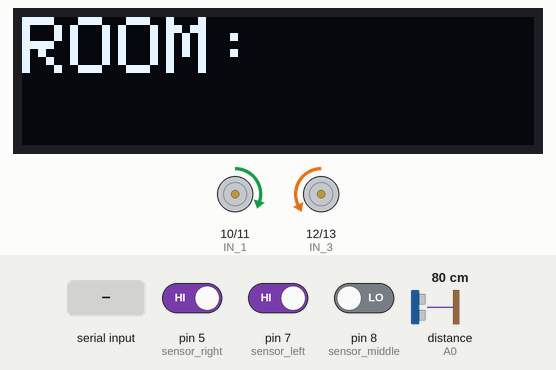
This sketch was run on a simulated Arduino Uno, built with avr-gcc and run on an emulated ATmega328P. On the bench: 128×32 one-colour display, motor-driver pin pairs drawn as motors (green arrow = first pin HIGH = forward, orange = second pin HIGH = backward, longer = more drive, scaled by the enable pin). Wiring (inferred from the names in the program): ultrasonic range finder: trigger A1; echo A0. The test bench sets the inputs (shaded band); at power-on: pin 5 (sensor_right) HIGH, pin 7 (sensor_left) HIGH, pin 8 (sensor_middle) LOW, distance to the obstacle (sensor on A0) 80 cm. The echo pulse lasts 58.3 µs per cm; what the sketch prints to the serial monitor is not drawn.

Above: at 1.26 s.
1.3 s: "90\n" received over the second serial link
At 2.3 s:
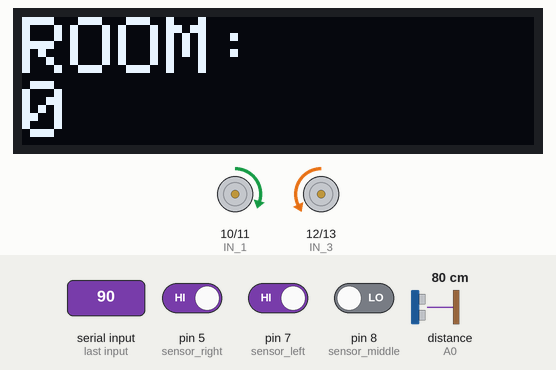
2.9 s: "c,45\n" received over Serial
At 3.7 s:
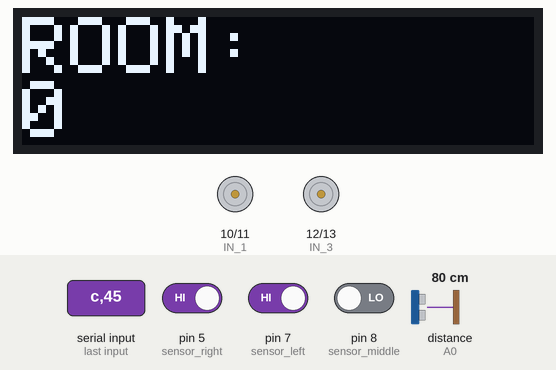
4.5 s: byte 49 ('1') received over Serial
At 4.8 s:
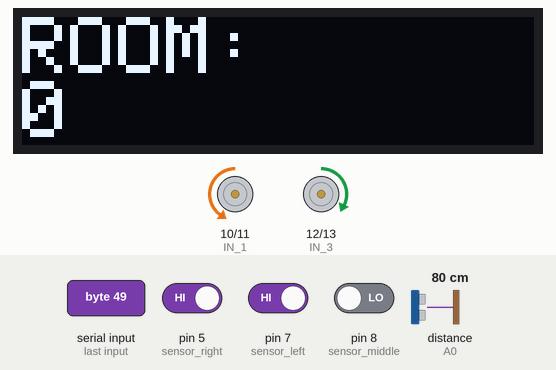
6.0 s: byte 50 ('2') received over Serial
At 7.1 s:
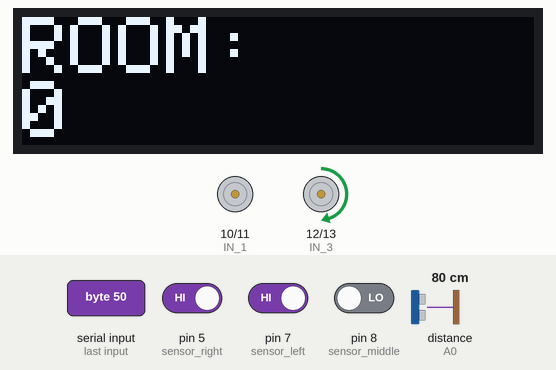
7.5 s: byte 67 ('C') received over Serial
At 7.65 s:
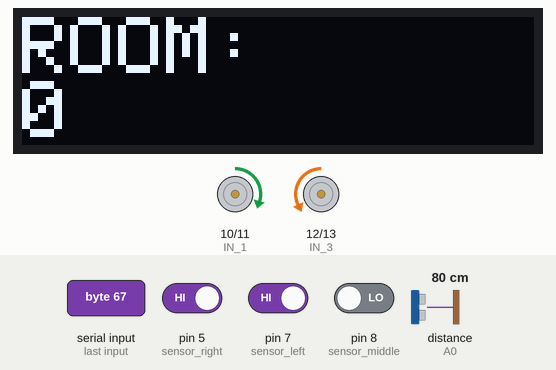
11.1 s: pin 5 (sensor_right) driven LOW
At 11.7 s:
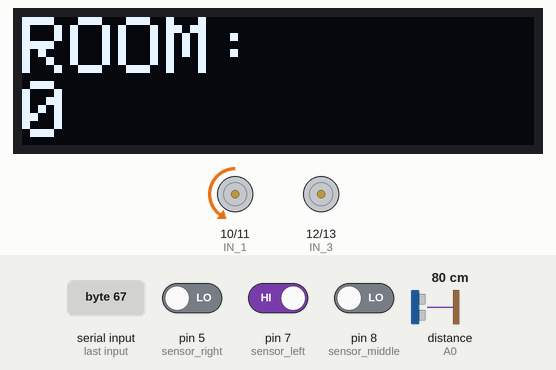
Timing chart, 0 to 13.6 s (numbered marks = the images above; inputs shaded):
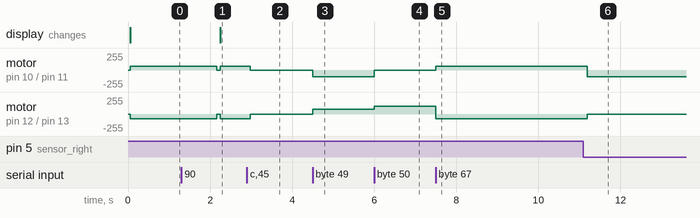

The sketch:

main.ino
```cpp
#include <Adafruit_SSD1306.h>
#include <SoftwareSerial.h>
#include <Wire.h>
#include "model.h"

//module.c
Eloquent::ML::Port::SVM SVM_classifier;

//display
#define OLED_RESET -1
#define SCREEN_ADDRESS 0x3C
#define SCREEN_WIDTH 128
#define SCREEN_HEIGHT 32

//ESP comunication
#define rxPinEsp 4
#define txPinESp 2
//line sensors

#define sensor_left 7
#define sensor_middle 8
#define sensor_right 5
//ultrasound sensor

#define trigPin A1
#define echoPin A0

Adafruit_SSD1306 display(SCREEN_WIDTH, SCREEN_HEIGHT, &Wire, OLED_RESET);

//comunication with ESP
SoftwareSerial SerialEsp = SoftwareSerial(rxPinEsp, txPinESp);

//waiting for response multitasking
unsigned long esp_read_interval = 1000;
unsigned long time_for_action = 0;

//motor pins
const int IN_1 = 10;
const int IN_2 = 11;
const int IN_3 = 12;
const int IN_4 = 13;
const int EN_A = 3;
const int EN_B = 6;

//beginning mode, default speed and bluetooth variable
int mode_maunal = 0;
char Incoming_value = 0;
int speed = 60;

//room deciding
int first_signal = 0;
int second_signal = 0;
int third_signal = 0;

//line following sensors
unsigned char state_left;
unsigned char state_middle;
unsigned char state_right;


//room decision
short room = 0;
short prev_predict = 0;

//sending and recieving from ESP
int s_sent = 0;
short counter = 0;

//front sensor
long duration;
long distance;


void motor_control_IO_config(){
  pinMode(IN_1, OUTPUT);
  pinMode(IN_2, OUTPUT);
  pinMode(IN_3, OUTPUT);
  pinMode(IN_4, OUTPUT);
  pinMode(EN_A, OUTPUT);
  pinMode(EN_B, OUTPUT);
}

void stop(){
  analogWrite(EN_A, 0);
  analogWrite(EN_B, 0);
}

void ride(uint8_t in_1,uint8_t in_2, uint8_t in_3, uint8_t in_4, int en_A, int en_B ){

  digitalWrite(IN_1, in_1);
  digitalWrite(IN_2, in_2);

  digitalWrite(IN_3, in_3);
  digitalWrite(IN_4, in_4);

  analogWrite(EN_A, en_A);
  analogWrite(EN_B, en_B );
}

void sensor_IO_config(){
  pinMode(sensor_left, INPUT);
  pinMode(sensor_right, INPUT);
  pinMode(sensor_middle, INPUT);
}

void read_room(){

  if(s_sent == 0){
    SerialEsp.write('s');
    s_sent = 1;
  }

  if(millis() > time_for_action){
      time_for_action = millis() + esp_read_interval;
      Serial.println(SerialEsp.available());
      if(SerialEsp.available()==3){
        s_sent = 0;
        Serial.println("prisli bajty");
        Serial.println(SerialEsp.available());
        first_signal = SerialEsp.read()* (-1);
        second_signal = SerialEsp.read()* (-1);
        third_signal = SerialEsp.read() * (-1);

        Serial.println(first_signal);
        Serial.println(second_signal);
        Serial.println(third_signal);

        counter = 0;
        get_room();
      }
      else{
        Serial.println("prislo menej bajtov!");
        counter++;
        while(SerialEsp.available() > 0){
         char t = SerialEsp.read();
      }
      if(counter == 5 ){
        SerialEsp.write('s');
        counter= 0;
        Serial.write("poslal som s");
      }
      first_signal = 0;
      second_signal = 0;
      third_signal = 0;
      return;
      }
   }
}

void get_room(){

  if(first_signal == 0 || second_signal == 0 || third_signal == 0){
    Serial.println("prislo malo signalov");
    return;
  }

  if(first_signal == 1 || second_signal == 1 || third_signal == 1){
    Serial.println("prislo poskodeny signal");
    return;
  }

  float features[] = {first_signal, second_signal, third_signal};
  String output_str = SVM_classifier.predictLabel(features);
  int output = output_str.toInt();

  Serial.println("------------------");
  Serial.println("konkretna miestnost:");
  Serial.println(output);
  Serial.println("predchadazaujca miestnost:");
  Serial.println(prev_predict);

  if(prev_predict == output){
    room = output;
  }

  Serial.println("daná miestnost:");

  display.clearDisplay();
  display.setCursor(0,0);
  display.setTextSize(2);
  display.setTextColor(SSD1306_WHITE);
  display.println(("ROOM:"));
  display.println(room);
  display.display();

  Serial.println(room);
  Serial.println("------------------");
  prev_predict = output;
}

void tracking_scan(){
  state_left = digitalRead(sensor_left);
  state_middle = digitalRead(sensor_middle);
  state_right = digitalRead(sensor_right);
}

void calcDistance(){
  digitalWrite(trigPin, LOW);
  delayMicroseconds(2);
  digitalWrite(trigPin, HIGH);
  delayMicroseconds(10);
  digitalWrite(trigPin, LOW);
  duration = pulseIn(echoPin, HIGH);
  distance = duration * 0.034 / 2;
  }

void setup(){
  //display setup
  display.begin(SSD1306_SWITCHCAPVCC, SCREEN_ADDRESS);
  display.clearDisplay();
  display.display();
  display.setTextSize(2);
  display.setTextColor(SSD1306_WHITE);
  display.setCursor(0,0);
  display.println(F("ROOM:"));
  display.display();

  //com with ESP
  pinMode(rxPinEsp, INPUT);
  pinMode(txPinESp, OUTPUT);
  //sensor setup
  pinMode(trigPin, OUTPUT);
  pinMode(echoPin, INPUT);
  //com setup
  Serial.begin(9600);
  SerialEsp.begin(115200);
  //motor setup
  motor_control_IO_config();
  //line sensors setup
  sensor_IO_config();
}


void loop(){

  if (Serial.available() > 0){
    Incoming_value = Serial.read();
    Serial.print(Incoming_value);
    Serial.print("\n");

    if (Incoming_value == 'c'){
      mode_maunal = 1;
    }
    else if (Incoming_value == 'C'){
      mode_maunal = 0;
    }

    if (mode_maunal == 1){
      if (Incoming_value == '1'){
        Serial.print("idzeeeeeeem j ");
        ride(LOW, HIGH, HIGH, LOW ,speed, speed+10); //forward
      }
      else if (Incoming_value == '2'){
        ride(LOW, HIGH, HIGH, LOW ,0, 120); //right
      }
      else if (Incoming_value == '3'){
        ride(HIGH, LOW, LOW, HIGH ,speed, speed+10); //back
      }
      else if (Incoming_value == '4'){
        ride(LOW, HIGH, HIGH, LOW ,100, 0); //left
      }
      else{
      stop();
      }
    }
  read_room();
  }

  if (mode_maunal == 0){
    read_room();
    tracking_scan();

    if (state_middle == HIGH){
      if (state_left == LOW & state_right == HIGH){
        ride(LOW, HIGH, HIGH, LOW ,0, 120); //right
      }
      else if (state_right == LOW & state_left == HIGH){
        ride(LOW, HIGH, HIGH, LOW ,100, 0); //left
      }
      else{
        ride(LOW, HIGH, HIGH, LOW ,speed, speed+10); //forward
      }
    }
    else{
      if (state_left == LOW & state_right == HIGH){
        ride(LOW, HIGH, HIGH, LOW ,0, 120); //right
      }
      else if (state_right == LOW & state_left == HIGH){
        ride(LOW, HIGH, HIGH, LOW ,100, 0); //left
      }
      else{
        ride(HIGH, LOW, LOW, HIGH ,speed, speed+10); //back
        delay(100);
        stop();
      }
    }
  }

  do{
    calcDistance();
  if(distance < 10){
    stop();
    }
  }
  while(distance <10);
}
```

model.h
```cpp
#pragma once
#include <stdarg.h>
namespace Eloquent {
    namespace ML {
        namespace Port {
            class SVM {
                public:
                    /**
                    * Predict class for features vector
                    */
                    int predict(float *x) {
                        float kernels[10] = { 0 };
                        float decisions[3] = { 0 };
                        int votes[3] = { 0 };
                        kernels[0] = compute_kernel(x,   -52.0  , -37.0  , -30.0 );
                        kernels[1] = compute_kernel(x,   -55.0  , -57.0  , -35.0 );
                        kernels[2] = compute_kernel(x,   -63.0  , -59.0  , -28.0 );
                        kernels[3] = compute_kernel(x,   -70.0  , -44.0  , -52.0 );
                        kernels[4] = compute_kernel(x,   -64.0  , -52.0  , -30.0 );
                        kernels[5] = compute_kernel(x,   -51.0  , -55.0  , -32.0 );
                        kernels[6] = compute_kernel(x,   -63.0  , -65.0  , -31.0 );
                        kernels[7] = compute_kernel(x,   -56.0  , -61.0  , -31.0 );
                        kernels[8] = compute_kernel(x,   -67.0  , -64.0  , -34.0 );
                        kernels[9] = compute_kernel(x,   -52.0  , -72.0  , -40.0 );
                        decisions[0] = -10.346027391553
                        + kernels[0] * 0.351892240823
                        + kernels[1] * 0.939217767376
                        + kernels[2]
                        - kernels[4]
                        - kernels[5]
                        + kernels[6] * -0.227120931645
                        + kernels[7] * -0.063989076554
                        ;
                        decisions[1] = 21.899877797428
                        + kernels[2] * 0.026872988726
                        + kernels[3] * 0.003461006595
                        + kernels[8] * -0.03033399532
                        ;
                        decisions[2] = 27.565913998728
                        + kernels[6] * 0.109222108608
                        + kernels[8] * -0.092418707283
                        + kernels[9] * -0.016803401324
                        ;
                        votes[decisions[0] > 0 ? 0 : 1] += 1;
                        votes[decisions[1] > 0 ? 0 : 2] += 1;
                        votes[decisions[2] > 0 ? 1 : 2] += 1;
                        int val = votes[0];
                        int idx = 0;

                        for (int i = 1; i < 3; i++) {
                            if (votes[i] > val) {
                                val = votes[i];
                                idx = i;
                            }
                        }

                        return idx;
                    }

                    /**
                    * Predict readable class name
                    */
                    const char* predictLabel(float *x) {
                        return idxToLabel(predict(x));
                    }

                    /**
                    * Convert class idx to readable name
                    */
                    const char* idxToLabel(uint8_t classIdx) {
                        switch (classIdx) {
                            case 0:
                            return "1";
                            case 1:
                            return "2";
                            case 2:
                            return "3";
                            default:
                            return "Houston we have a problem";
                        }
                    }

                protected:
                    /**
                    * Compute kernel between feature vector and support vector.
                    * Kernel type: linear
                    */
                    float compute_kernel(float *x, ...) {
                        va_list w;
                        va_start(w, 3);
                        float kernel = 0.0;

                        for (uint16_t i = 0; i < 3; i++) {
                            kernel += x[i] * va_arg(w, double);
                        }

                        return kernel;
                    }
                };
            }
        }
    }
```

Measured:
- after the input at 1.3 s, motor on pin 10 (IN_1) / pin 11 (IN_2): forward 60/255 → stopped after 0.86 s instead of 1.6 s; motor on pin 12 (IN_3) / pin 13 (IN_4): backward 70/255 → stopped after 0.86 s instead of 1.6 s; the display: changes after 0.95 s (image 1)
- after the input at 2.9 s, motor on pin 10 (IN_1) / pin 11 (IN_2): forward 60/255 → stopped after 0.09 s; motor on pin 12 (IN_3) / pin 13 (IN_4): backward 70/255 → stopped after 0.09 s
- after the input at 4.5 s, motor on pin 10 (IN_1) / pin 11 (IN_2): stopped → backward 100/255 at once; motor on pin 12 (IN_3) / pin 13 (IN_4): stopped → forward 70/255 at once
- after the input at 6.0 s, motor on pin 10 (IN_1) / pin 11 (IN_2): backward 100/255 → stopped at once; motor on pin 12 (IN_3) / pin 13 (IN_4): forward 70/255 → forward 120/255 at once
- after the input at 7.5 s, motor on pin 10 (IN_1) / pin 11 (IN_2): stopped → forward 60/255 at once; motor on pin 12 (IN_3) / pin 13 (IN_4): forward 120/255 → backward 70/255 at once
- after the input at 11.1 s, motor on pin 10 (IN_1) / pin 11 (IN_2): forward 60/255 → backward 100/255 after 0.09 s; motor on pin 12 (IN_3) / pin 13 (IN_4): backward 70/255 → stopped after 0.09 s
